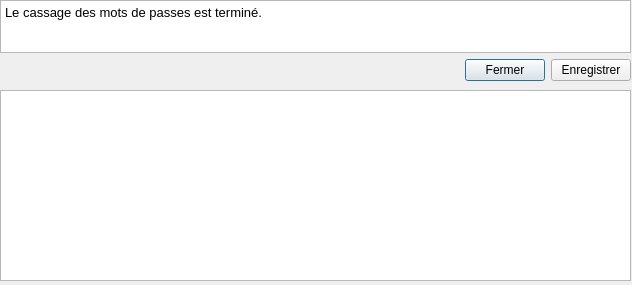
<?xml version="1.0" encoding="UTF-8"?>
<ui version="4.0">
 <class>ResultDialog</class>
 <widget class="QDialog" name="ResultDialog">
  <property name="geometry">
   <rect>
    <x>0</x>
    <y>0</y>
    <width>632</width>
    <height>285</height>
   </rect>
  </property>
  <property name="minimumSize">
   <size>
    <width>632</width>
    <height>285</height>
   </size>
  </property>
  <property name="maximumSize">
   <size>
    <width>632</width>
    <height>285</height>
   </size>
  </property>
  <property name="windowTitle">
   <string>Résultats du cassage</string>
  </property>
  <property name="windowIcon">
   <iconset>
    <normaloff>Resources/icon.ico</normaloff>Resources/icon.ico</iconset>
  </property>
  <widget class="QWidget" name="verticalLayoutWidget">
   <property name="geometry">
    <rect>
     <x>0</x>
     <y>0</y>
     <width>631</width>
     <height>81</height>
    </rect>
   </property>
   <layout class="QVBoxLayout" name="verticalLayout">
    <item alignment="Qt::AlignVCenter">
     <widget class="QTextBrowser" name="informativeTxt">
      <property name="sizePolicy">
       <sizepolicy hsizetype="Expanding" vsizetype="Minimum">
        <horstretch>0</horstretch>
        <verstretch>0</verstretch>
       </sizepolicy>
      </property>
      <property name="minimumSize">
       <size>
        <width>629</width>
        <height>15</height>
       </size>
      </property>
      <property name="html">
       <string>&lt;!DOCTYPE HTML PUBLIC &quot;-//W3C//DTD HTML 4.0//EN&quot; &quot;http://www.w3.org/TR/REC-html40/strict.dtd&quot;&gt;
&lt;html&gt;&lt;head&gt;&lt;meta name=&quot;qrichtext&quot; content=&quot;1&quot; /&gt;&lt;style type=&quot;text/css&quot;&gt;
p, li { white-space: pre-wrap; }
&lt;/style&gt;&lt;/head&gt;&lt;body style=&quot; font-family:'MS Shell Dlg 2'; font-size:8.25pt; font-weight:400; font-style:normal;&quot;&gt;
&lt;p style=&quot; margin-top:0px; margin-bottom:0px; margin-left:0px; margin-right:0px; -qt-block-indent:0; text-indent:0px;&quot;&gt;&lt;span style=&quot; font-size:10pt;&quot;&gt;Le cassage des mots de passes est terminé.&lt;/span&gt;&lt;/p&gt;&lt;/body&gt;&lt;/html&gt;</string>
      </property>
     </widget>
    </item>
    <item>
     <layout class="QHBoxLayout" name="horizontalLayout">
      <item>
       <spacer name="horizontalSpacer">
        <property name="orientation">
         <enum>Qt::Horizontal</enum>
        </property>
        <property name="sizeHint" stdset="0">
         <size>
          <width>40</width>
          <height>20</height>
         </size>
        </property>
       </spacer>
      </item>
      <item>
       <widget class="QPushButton" name="closeBtn">
        <property name="text">
         <string>Fermer</string>
        </property>
       </widget>
      </item>
      <item>
       <widget class="QPushButton" name="saveBtn">
        <property name="text">
         <string>Enregistrer</string>
        </property>
       </widget>
      </item>
     </layout>
    </item>
   </layout>
  </widget>
  <widget class="QPlainTextEdit" name="resultTxt">
   <property name="geometry">
    <rect>
     <x>0</x>
     <y>90</y>
     <width>631</width>
     <height>191</height>
    </rect>
   </property>
   <property name="sizePolicy">
    <sizepolicy hsizetype="Expanding" vsizetype="Expanding">
     <horstretch>0</horstretch>
     <verstretch>0</verstretch>
    </sizepolicy>
   </property>
   <property name="readOnly">
    <bool>true</bool>
   </property>
  </widget>
 </widget>
 <resources/>
 <connections/>
</ui>
